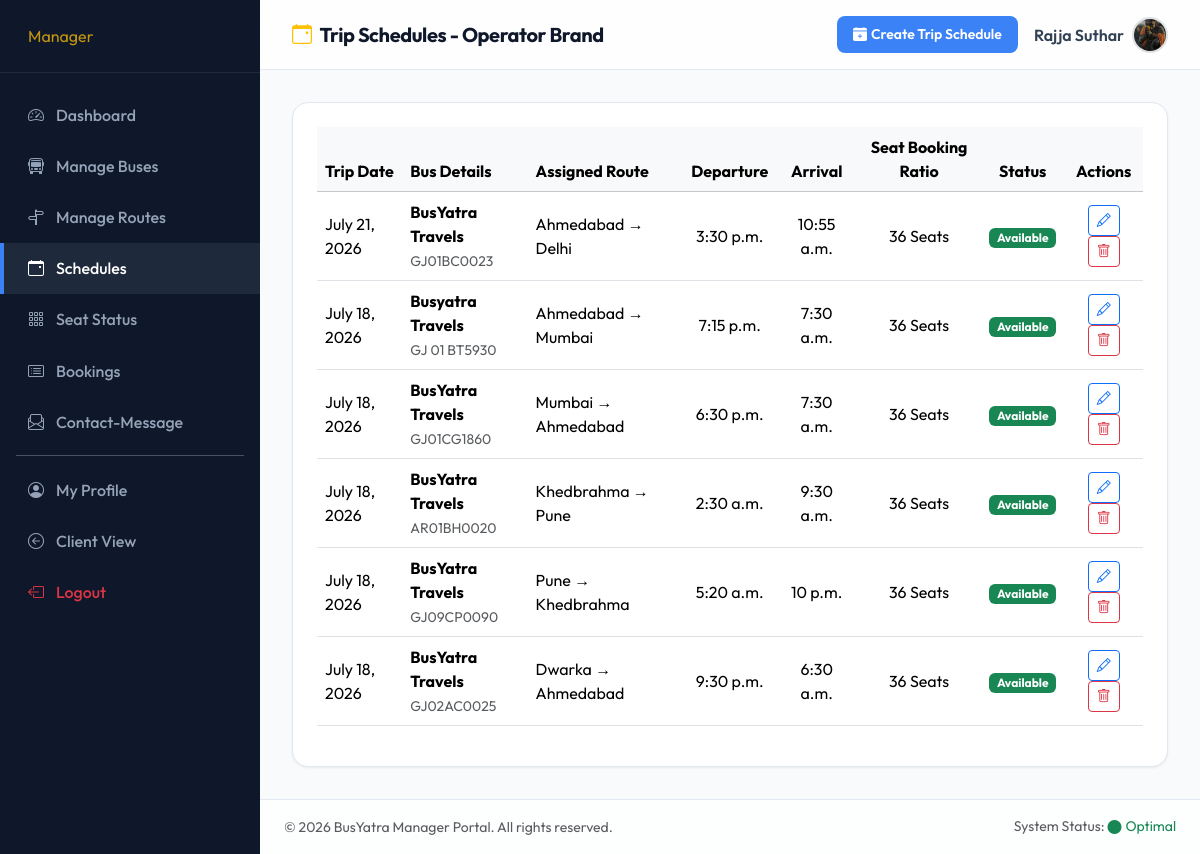
The page /manager-schedules/ (signed in) on the database as committed earlier.
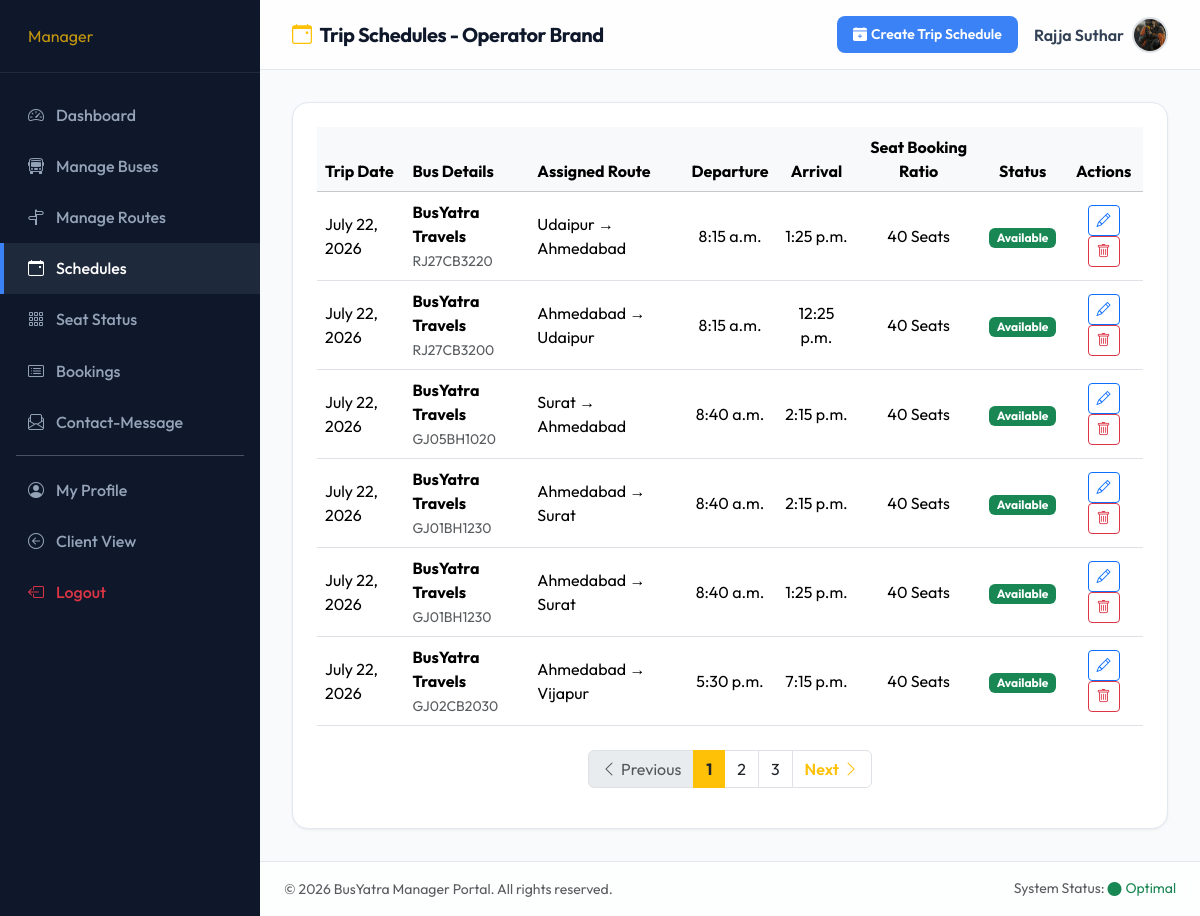
The same page on the database as committed later.
### Bus/models.py (models this page shows, shortened)
class Schedule(models.Model):
    bus = models.ForeignKey(Bus, on_delete=models.CASCADE)
    journey_date = models.DateField()
    departure_time = models.TimeField()
    arrival_time = models.TimeField()
    STATUS_CHOICES = [
        ('Available', 'Available'),
        ('Cancelled', 'Cancelled'),
    ]
    status = models.CharField(max_length=20, choices=STATUS_CHOICES, default='Available')

class Bus(models.Model):
    manager = models.ForeignKey(User, on_delete=models.CASCADE)
    bus_name = models.CharField(max_length=100)
    bus_number = models.CharField(max_length=20)
    bus_type = models.CharField(max_length=20)
    source = models.CharField(max_length=100)
    destination = models.CharField(max_length=100)
    departure_time = models.TimeField()
    arrival_time = models.TimeField()
    total_seats = models.IntegerField()
    available_seats = models.IntegerField()
    fare = models.DecimalField(max_digits=10, decimal_places=2)
    image = models.ImageField(default='', upload_to='bus/')

### Bus/views.py (the view, shortened to what this page needs)
# urls.py: path('manager-schedules/', views.manager_schedules, name='manager_schedules'),
def manager_schedules(request):
    manager = get_manager_user(request)
    if not manager:
        return redirect('login')
    buses = Bus.objects.filter(manager=manager)
    schedules_list = Schedule.objects.filter(bus__in=buses).order_by('-journey_date')
    paginator = Paginator(schedules_list, 6)
    page = request.GET.get('page', 1)
    try:
        schedules = paginator.page(page)
    except PageNotAnInteger:
        schedules = paginator.page(1)
    except EmptyPage:
        schedules = paginator.page(paginator.num_pages)
    context = {
        'schedules': schedules,
        'page_obj': schedules,
        'buses': buses
    }
    return render(request, 'manager-schedules.html', context)

### Bus/context_processors.py (called while the page is built)
def login_user(request):
    email = request.session.get('email')
    if email:
        try:
            user = User.objects.get(email=email)
            return {'login_user': user}
        except User.DoesNotExist:
            pass
    return {'login_user': None}

### Bus/views.py (called while the page is built)
def get_manager_user(request):
    try:
        return get_logged_in_user(request, 'manager')
    except Exception as e:
        logger.error(f"Error in get_manager_user: {e}")
        return None

def get_logged_in_user(request, usertype):
    email = request.session.get('email')
    if not email:
        return None
    try:
        return User.objects.get(email=email, usertype=usertype)
    except User.DoesNotExist:
        return None

### Bus/templates/manager-schedules.html (shortened to what the changed rows need)
{% load static %}
<!DOCTYPE html>
<html lang="en">
<head>
    <link href="https://cdn.jsdelivr.net/npm/bootstrap@5.3.2/dist/css/bootstrap.min.css" rel="stylesheet">
    <link href="https://cdn.jsdelivr.net/npm/bootstrap-icons@1.11.2/font/bootstrap-icons.min.css" rel="stylesheet">
    <link rel="stylesheet" href="{% static 'assets/css/style.css' %}">
</head>
<body>
    <div class="admin-wrapper">
        <div class="admin-content d-flex flex-column">
            <main class="admin-body">
                <div class="card card-custom p-4">
                    <div class="table-responsive">
                        <table class="table align-middle" id="schedulesTable">
                            <thead class="table-light">
                                <tr>
                                    <th>Trip Date</th>
                                    <th>Bus Details</th>
                                    <th>Assigned Route</th>
                                    <th class="text-center">Departure</th>
                                    <th class="text-center">Arrival</th>
                                    <th class="text-center">Seat Booking Ratio</th>
                                    <th class="text-center">Status</th>
                                    <th class="text-center">Actions</th>
                                </tr>
                            </thead>
                            <tbody id="schedulesTableBody">
                                {% for s in schedules %}
                                <tr>
                                    <td>{{ s.journey_date }}</td>
                                    <td>
                                        <strong>{{ s.bus.bus_name }}</strong><br />
                                        <small class="text-muted">{{ s.bus.bus_number }}</small>
                                    </td>
                                    <td>{{ s.bus.source }} → {{ s.bus.destination }}</td>
                                    <td class="text-center">{{ s.departure_time }}</td>
                                    <td class="text-center">{{ s.arrival_time }}</td>
                                    <td class="text-center">{{ s.bus.total_seats }} Seats</td>
                                    <td class="text-center">
                                        {% if s.status == 'Available' %}
                                        <span class="badge bg-success">Available</span>
                                        {% else %}
                                        <span class="badge bg-danger">Cancelled</span>
                                        {% endif %}
                                    </td>
                                    <td class="text-center">
                                        <a href="{% url 'edit_schedule' s.id %}"
                                            class="btn btn-sm btn-outline-primary"><i class="bi bi-pencil"></i></a>
                                        <a href="{% url 'delete_schedule' s.id %}" class="btn btn-sm btn-outline-danger"
                                            onclick="return confirm('Are you sure you want to delete this schedule?')"><i
                                                class="bi bi-trash"></i></a>
                                    </td>
                                </tr>
                                {% empty %}
                                <tr>
                                    <td colspan="8" class="text-center text-muted">No scheduled trips found.</td>
                                </tr>
                                {% endfor %}
                            </tbody>
                        </table>
                        {% if page_obj.paginator.num_pages > 1 %}
                        <nav aria-label="Page navigation" class="mt-4 mb-3">
                            <ul class="pagination justify-content-center mb-0">
                                {% if page_obj.has_previous %}
                                    <li class="page-item">
                                        <a class="page-link shadow-none fw-semibold text-warning" href="?page={{ page_obj.previous_page_number }}{% if search_query %}&search={{ search_query }}{% endif %}" aria-label="Previous">
                                            <i class="bi bi-chevron-left me-1"></i>Previous
                                        </a>
                                    </li>
                                {% else %}
                                    <li class="page-item disabled">
                                        <span class="page-link shadow-none text-muted"><i class="bi bi-chevron-left me-1"></i>Previous</span>
                                    </li>
                                {% endif %}
                                {% for num in page_obj.paginator.page_range %}
                                    {% if page_obj.number == num %}
                                        <li class="page-item active" aria-current="page">
                                            <span class="page-link bg-warning text-dark fw-bold border-warning shadow-none">{{ num }}</span>
                                        </li>
                                    {% elif num > page_obj.number|add:'-3' and num < page_obj.number|add:'3' %}
                                        <li class="page-item">
                                            <a class="page-link shadow-none text-dark" href="?page={{ num }}{% if search_query %}&search={{ search_query }}{% endif %}">{{ num }}</a>
                                        </li>
                                    {% endif %}
                                {% endfor %}
                                {% if page_obj.has_next %}
                                    <li class="page-item">
                                        <a class="page-link shadow-none fw-semibold text-warning" href="?page={{ page_obj.next_page_number }}{% if search_query %}&search={{ search_query }}{% endif %}" aria-label="Next">
                                            Next<i class="bi bi-chevron-right ms-1"></i>
                                        </a>
                                    </li>
                                {% else %}
                                    <li class="page-item disabled">
                                        <span class="page-link shadow-none text-muted">Next<i class="bi bi-chevron-right ms-1"></i></span>
                                    </li>
                                {% endif %}
                            </ul>
                        </nav>
                        {% endif %}
                    </div>
                </div>
            </main>
        </div>
    </div>
</body>
</html>

Rows that differ between the two databases and show on the page:
no longer on this page (row unchanged): Schedule: journey_date "July 21, 2026", bus.bus_name "BusYatra Travels", bus.bus_number "GJ01BC0023", bus.source "Ahmedabad", bus.destination "Delhi", departure_time "3:30 p.m.", arrival_time "10:55 a.m.", bus.total_seats "36", status "Available"
no longer on this page (row unchanged): Schedule: journey_date "July 18, 2026", bus.bus_name "Busyatra Travels", bus.bus_number "GJ 01 BT5930", bus.source "Ahmedabad", bus.destination "Mumbai", departure_time "7:15 p.m.", arrival_time "7:30 a.m.", bus.total_seats "36", status "Available"
no longer on this page (row unchanged): Schedule: journey_date "July 18, 2026", bus.bus_name "BusYatra Travels", bus.bus_number "GJ01CG1860", bus.source "Mumbai", bus.destination "Ahmedabad", departure_time "6:30 p.m.", arrival_time "7:30 a.m.", bus.total_seats "36", status "Available"
no longer on this page (row unchanged): Schedule: journey_date "July 18, 2026", bus.bus_name "BusYatra Travels", bus.bus_number "AR01BH0020", bus.source "Khedbrahma", bus.destination "Pune", departure_time "2:30 a.m.", arrival_time "9:30 a.m.", bus.total_seats "36", status "Available"
no longer on this page (row unchanged): Schedule: journey_date "July 18, 2026", bus.bus_name "BusYatra Travels", bus.bus_number "GJ09CP0090", bus.source "Pune", bus.destination "Khedbrahma", departure_time "5:20 a.m.", arrival_time "10 p.m.", bus.total_seats "36", status "Available"
no longer on this page (row unchanged): Schedule: journey_date "July 18, 2026", bus.bus_name "BusYatra Travels", bus.bus_number "GJ02AC0025", bus.source "Dwarka", bus.destination "Ahmedabad", departure_time "9:30 p.m.", arrival_time "6:30 a.m.", bus.total_seats "36", status "Available"
added Schedule: journey_date "July 22, 2026", bus.bus_name "BusYatra Travels", bus.bus_number "RJ27CB3220", bus.source "Udaipur", bus.destination "Ahmedabad", departure_time "8:15 a.m.", arrival_time "1:25 p.m.", bus.total_seats "40", status "Available"
added Schedule: journey_date "July 22, 2026", bus.bus_name "BusYatra Travels", bus.bus_number "RJ27CB3200", bus.source "Ahmedabad", bus.destination "Udaipur", departure_time "8:15 a.m.", arrival_time "12:25 p.m.", bus.total_seats "40", status "Available"
added Schedule: journey_date "July 22, 2026", bus.bus_name "BusYatra Travels", bus.bus_number "GJ05BH1020", bus.source "Surat", bus.destination "Ahmedabad", departure_time "8:40 a.m.", arrival_time "2:15 p.m.", bus.total_seats "40", status "Available"
added Schedule: journey_date "July 22, 2026", bus.bus_name "BusYatra Travels", bus.bus_number "GJ01BH1230", bus.source "Ahmedabad", bus.destination "Surat", departure_time "8:40 a.m.", arrival_time "2:15 p.m.", bus.total_seats "40", status "Available"
added Schedule: journey_date "July 22, 2026", bus.bus_name "BusYatra Travels", bus.bus_number "GJ01BH1230", bus.source "Ahmedabad", bus.destination "Surat", departure_time "8:40 a.m.", arrival_time "1:25 p.m.", bus.total_seats "40", status "Available"
added Schedule: journey_date "July 22, 2026", bus.bus_name "BusYatra Travels", bus.bus_number "GJ02CB2030", bus.source "Ahmedabad", bus.destination "Vijapur", departure_time "5:30 p.m.", arrival_time "7:15 p.m.", bus.total_seats "40", status "Available"
Other text that changed with them:
text now shown: "Previous Next"
new list line: "1"
new list line: "2"
new list line: "3"
